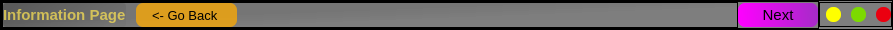
          <widget class="QFrame" name="TitleBar_2">
           <property name="sizePolicy">
            <sizepolicy hsizetype="Preferred" vsizetype="Fixed">
             <horstretch>0</horstretch>
             <verstretch>0</verstretch>
            </sizepolicy>
           </property>
           <property name="minimumSize">
            <size>
             <width>0</width>
             <height>0</height>
            </size>
           </property>
           <property name="maximumSize">
            <size>
             <width>16777215</width>
             <height>30</height>
            </size>
           </property>
           <property name="styleSheet">
            <string notr="true">QFrame{
	background-color: qlineargradient(spread:pad, x1:0.383085, y1:0.352, x2:0.587065, y2:0.534, stop:0 rgba(0, 0, 0, 82), stop:0.970149 rgba(0, 0, 0, 76), stop:1 rgba(0, 0, 0, 76));
border-image:None;
}</string>
           </property>
           <property name="frameShape">
            <enum>QFrame::StyledPanel</enum>
           </property>
           <property name="frameShadow">
            <enum>QFrame::Raised</enum>
           </property>
           <layout class="QHBoxLayout" name="horizontalLayout_5">
            <property name="spacing">
             <number>0</number>
            </property>
            <property name="leftMargin">
             <number>0</number>
            </property>
            <property name="topMargin">
             <number>0</number>
            </property>
            <property name="rightMargin">
             <number>0</number>
            </property>
            <property name="bottomMargin">
             <number>0</number>
            </property>
            <item>
             <widget class="QFrame" name="frame_2">
              <property name="styleSheet">
               <string notr="true">border-image:None;
background-color: qlineargradient(spread:pad, x1:0, y1:0, x2:1, y2:1, stop:0 rgba(0, 0, 0, 0), stop:1 rgba(255, 255, 255, 0));</string>
              </property>
              <property name="frameShape">
               <enum>QFrame::StyledPanel</enum>
              </property>
              <property name="frameShadow">
               <enum>QFrame::Raised</enum>
              </property>
              <layout class="QHBoxLayout" name="horizontalLayout_17">
               <property name="spacing">
                <number>0</number>
               </property>
               <property name="leftMargin">
                <number>0</number>
               </property>
               <property name="topMargin">
                <number>0</number>
               </property>
               <property name="rightMargin">
                <number>0</number>
               </property>
               <property name="bottomMargin">
                <number>0</number>
               </property>
               <item>
                <widget class="QFrame" name="TitleBar">
                 <property name="cursor">
                  <cursorShape>SizeAllCursor</cursorShape>
                 </property>
                 <property name="styleSheet">
                  <string notr="true">background-color: qlineargradient(spread:pad, x1:0, y1:0, x2:1, y2:1, stop:0 rgba(0, 0, 0, 0), stop:1 rgba(255, 255, 255, 0));</string>
                 </property>
                 <property name="frameShape">
                  <enum>QFrame::StyledPanel</enum>
                 </property>
                 <property name="frameShadow">
                  <enum>QFrame::Raised</enum>
                 </property>
                 <layout class="QHBoxLayout" name="horizontalLayout_4">
                  <property name="spacing">
                   <number>10</number>
                  </property>
                  <property name="leftMargin">
                   <number>0</number>
                  </property>
                  <property name="topMargin">
                   <number>0</number>
                  </property>
                  <property name="rightMargin">
                   <number>500</number>
                  </property>
                  <property name="bottomMargin">
                   <number>0</number>
                  </property>
                  <item>
                   <widget class="QLabel" name="AppTitle">
                    <property name="minimumSize">
                     <size>
                      <width>60</width>
                      <height>0</height>
                     </size>
                    </property>
                    <property name="font">
                     <font>
                      <pointsize>11</pointsize>
                      <weight>75</weight>
                      <bold>true</bold>
                     </font>
                    </property>
                    <property name="styleSheet">
                     <string notr="true">QLabel{
	color: rgba(255, 229, 84, 180);
border-radius:3px;
	background-color: qlineargradient(spread:pad, x1:0, y1:0.38, x2:1, y2:0.670636, stop:0 rgba(0, 0, 0, 59), stop:1 rgba(13, 13, 13, 11));
}</string>
                    </property>
                    <property name="text">
                     <string>&lt;html&gt;&lt;head/&gt;&lt;body&gt;&lt;p align=&quot;justify&quot;&gt;Information Page&lt;/p&gt;&lt;/body&gt;&lt;/html&gt;</string>
                    </property>
                    <property name="textFormat">
                     <enum>Qt::RichText</enum>
                    </property>
                    <property name="alignment">
                     <set>Qt::AlignLeading|Qt::AlignLeft|Qt::AlignVCenter</set>
                    </property>
                   </widget>
                  </item>
                  <item>
                   <widget class="QPushButton" name="GoBackButton">
                    <property name="sizePolicy">
                     <sizepolicy hsizetype="Fixed" vsizetype="Fixed">
                      <horstretch>0</horstretch>
                      <verstretch>0</verstretch>
                     </sizepolicy>
                    </property>
                    <property name="minimumSize">
                     <size>
                      <width>101</width>
                      <height>24</height>
                     </size>
                    </property>
                    <property name="maximumSize">
                     <size>
                      <width>80</width>
                      <height>16777215</height>
                     </size>
                    </property>
                    <property name="font">
                     <font>
                      <pointsize>10</pointsize>
                      <weight>50</weight>
                      <bold>false</bold>
                     </font>
                    </property>
                    <property name="cursor">
                     <cursorShape>PointingHandCursor</cursorShape>
                    </property>
                    <property name="styleSheet">
                     <string notr="true">QPushButton{
border-radius:7px;
	background-color: rgba(255, 170, 0, 190);

}
QPushButton:hover{
	background-color: rgb(0, 170, 0);
	color: rgb(0, 0, 0);

}</string>
                    </property>
                    <property name="text">
                     <string>&lt;- Go Back </string>
                    </property>
                   </widget>
                  </item>
                 </layout>
                </widget>
               </item>
               <item>
                <widget class="QPushButton" name="NextButton">
                 <property name="sizePolicy">
                  <sizepolicy hsizetype="Fixed" vsizetype="Fixed">
                   <horstretch>0</horstretch>
                   <verstretch>0</verstretch>
                  </sizepolicy>
                 </property>
                 <property name="minimumSize">
                  <size>
                   <width>80</width>
                   <height>24</height>
                  </size>
                 </property>
                 <property name="maximumSize">
                  <size>
                   <width>80</width>
                   <height>16777215</height>
                  </size>
                 </property>
                 <property name="font">
                  <font>
                   <pointsize>11</pointsize>
                  </font>
                 </property>
                 <property name="styleSheet">
                  <string notr="true">QPushButton{
border-radius:7px;
	background-color: qlineargradient(spread:pad, x1:0, y1:0.653, x2:1, y2:0.631, stop:0 rgba(255, 0, 255, 255), stop:1 rgba(166, 43, 200, 255));

}
QPushButton:hover{
	background-color: rgb(0, 170, 0);
	color: rgb(0, 0, 0);

}</string>
                 </property>
                 <property name="text">
                  <string>Next</string>
                 </property>
                </widget>
               </item>
              </layout>
             </widget>
            </item>
            <item>
             <widget class="QFrame" name="frame_3">
              <property name="sizePolicy">
               <sizepolicy hsizetype="Fixed" vsizetype="Fixed">
                <horstretch>0</horstretch>
                <verstretch>0</verstretch>
               </sizepolicy>
              </property>
              <property name="minimumSize">
               <size>
                <width>0</width>
                <height>25</height>
               </size>
              </property>
              <property name="maximumSize">
               <size>
                <width>100</width>
                <height>16777215</height>
               </size>
              </property>
              <property name="styleSheet">
               <string notr="true">border-image:None;
background-color: qlineargradient(spread:pad, x1:0, y1:0, x2:1, y2:1, stop:0 rgba(0, 0, 0, 0), stop:1 rgba(255, 255, 255, 0));</string>
              </property>
              <property name="frameShape">
               <enum>QFrame::StyledPanel</enum>
              </property>
              <property name="frameShadow">
               <enum>QFrame::Raised</enum>
              </property>
              <layout class="QHBoxLayout" name="horizontalLayout_3">
               <property name="spacing">
                <number>10</number>
               </property>
               <property name="leftMargin">
                <number>6</number>
               </property>
               <property name="topMargin">
                <number>0</number>
               </property>
               <property name="rightMargin">
                <number>0</number>
               </property>
               <property name="bottomMargin">
                <number>0</number>
               </property>
               <item>
                <widget class="QPushButton" name="Minimizebtn">
                 <property name="sizePolicy">
                  <sizepolicy hsizetype="Fixed" vsizetype="Fixed">
                   <horstretch>0</horstretch>
                   <verstretch>0</verstretch>
                  </sizepolicy>
                 </property>
                 <property name="maximumSize">
                  <size>
                   <width>15</width>
                   <height>15</height>
                  </size>
                 </property>
                 <property name="toolTip">
                  <string>&lt;html&gt;&lt;head/&gt;&lt;body&gt;&lt;p&gt;Minimize&lt;/p&gt;&lt;/body&gt;&lt;/html&gt;</string>
                 </property>
                 <property name="styleSheet">
                  <string notr="true">QPushButton{
	background-color: rgb(255, 255, 0);
border-radius:7px;
	border-color: rgb(0, 0, 0);

}
QPushButton::hover{
	background-color: rgba(255, 255, 0, 150);

}</string>
                 </property>
                 <property name="text">
                  <string/>
                 </property>
                </widget>
               </item>
               <item>
                <widget class="QPushButton" name="Maximizebtn">
                 <property name="sizePolicy">
                  <sizepolicy hsizetype="Fixed" vsizetype="Fixed">
                   <horstretch>0</horstretch>
                   <verstretch>0</verstretch>
                  </sizepolicy>
                 </property>
                 <property name="maximumSize">
                  <size>
                   <width>15</width>
                   <height>15</height>
                  </size>
                 </property>
                 <property name="toolTip">
                  <string>&lt;html&gt;&lt;head/&gt;&lt;body&gt;&lt;p&gt;Maximize&lt;/p&gt;&lt;/body&gt;&lt;/html&gt;</string>
                 </property>
                 <property name="styleSheet">
                  <string notr="true">QPushButton{
	background-color: rgb(85, 150, 0);
border-radius:7px;
	background-color: rgb(124, 218, 0);
}
QPushButton::hover{
	background-color: rgba(85, 170, 0, 150);

}</string>
                 </property>
                 <property name="text">
                  <string/>
                 </property>
                </widget>
               </item>
               <item>
                <widget class="QPushButton" name="CloseButton">
                 <property name="sizePolicy">
                  <sizepolicy hsizetype="Fixed" vsizetype="Fixed">
                   <horstretch>0</horstretch>
                   <verstretch>0</verstretch>
                  </sizepolicy>
                 </property>
                 <property name="maximumSize">
                  <size>
                   <width>15</width>
                   <height>15</height>
                  </size>
                 </property>
                 <property name="toolTip">
                  <string>&lt;html&gt;&lt;head/&gt;&lt;body&gt;&lt;p&gt;Close&lt;/p&gt;&lt;/body&gt;&lt;/html&gt;</string>
                 </property>
                 <property name="styleSheet">
                  <string notr="true">QPushButton{
	background-color: rgb(235, 0, 16);
border-radius:7px;
}
QPushButton::hover{
	background-color: rgba(255, 0, 0, 150);

}</string>
                 </property>
                 <property name="text">
                  <string/>
                 </property>
                </widget>
               </item>
              </layout>
             </widget>
            </item>
           </layout>
          </widget>
